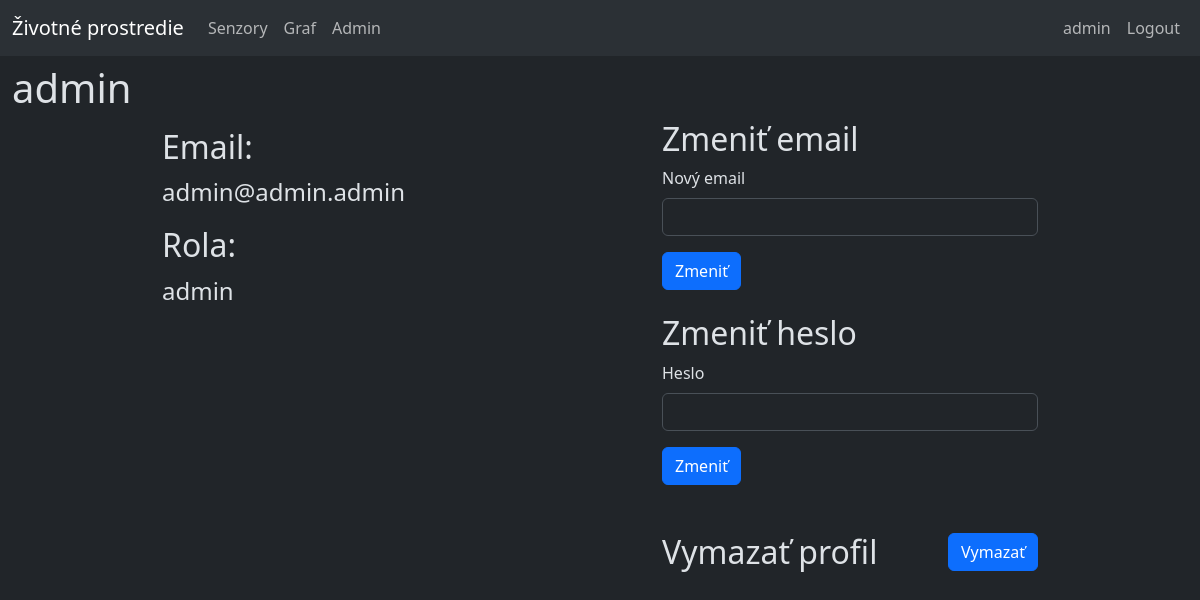
Page /user_info.php (signed in) on the committed database.
### tables this page shows
CREATE TABLE `users` (
  `id` int(10) NOT NULL,
  `meno` varchar(64) NOT NULL,
  `email` varchar(255) NOT NULL,
  `heslo` varchar(255) NOT NULL,
  `id_rola` int(5) NOT NULL
);

CREATE TABLE `role` (
  `id` int(5) NOT NULL,
  `nazov` varchar(20) NOT NULL
);

### functions.php (called while the page is built, shortened)
<?php
function role_check($conn) {
    if(isset($_SESSION["user_id"]) != "") {
        $role_id = $_SESSION["role_id"];
        $query = "SELECT * FROM role WHERE id = ".$role_id."";
        $result = mysqli_query($conn, $query);
        if (mysqli_num_rows($result) > 0)
        {
            while($row = mysqli_fetch_assoc($result))
            {
                $rola_user = $row["nazov"];
                return $rola_user;
            }
        }
    }
}
function get_name($user_id,$conn) {
    $query = "SELECT * FROM users WHERE id = ".$user_id."";
    $result = mysqli_query($conn, $query);
    if (mysqli_num_rows($result) > 0) {
        while($row = mysqli_fetch_assoc($result)) {
            return $row["meno"];
        }
    }
}

### user_info.php (the view, shortened to what this page needs)
<?php
    include("./connect.php");
    include("./functions.php");
    $query = "SELECT * FROM users WHERE id = ".$_SESSION["user_id"]."";
    $result = mysqli_query($conn,$query);
    if(mysqli_num_rows($result)> 0) {
        while($row = mysqli_fetch_assoc($result))
        {
            $meno = $row["meno"];
            $email = $row["email"];
        }
    }
?>
<!DOCTYPE html>
<html data-bs-theme="dark">
<head>
    <link href="https://cdn.jsdelivr.net/npm/bootstrap@5.3.3/dist/css/bootstrap.min.css" rel="stylesheet">
</head>
<body>
    <header><?php include_once("./header.php")?></header>
    <div class="container-xxl column-gap-3">
        <div class="row mt-2 d-flex justify-content-center">
            <h1><?php echo $meno;?></h1>
            <div class="col-5">
                <h2 class="my-2">Email: </h2> <?php echo "<p class=\"fs-4 mb-3\">$email</p>";?>
                <h2 class="">Rola: </h2> <?php echo "<p class=\"fs-4 mb-3\">$rola_user</p>"?>
            </div>
            <div class="col-4">
                <div class="row mb-4">
                    <h2>Zmeniť email</h2>
                    <form method="post" action="<?php echo htmlspecialchars($_SERVER["PHP_SELF"]); ?>">
                        <div class="mb-3">
                            <label for="email" class="form-label">Nový email</label>
                            <input type="email" class="form-control" id="email" name="email" aria-describedby="emailHelp" required>
                        </div>
                        <?php echo "<button type=\"submit\" class=\"btn btn-primary\" name=\"new_mail\" value=\"".$_SESSION["user_id"]."\">Zmeniť</button>"; ?>
                    </form>
                </div>
                <div class="row mb-5">
                    <h2>Zmeniť heslo</h2>
                    <form method="post" action="<?php echo htmlspecialchars($_SERVER["PHP_SELF"]); ?>">
                        <div class="mb-3">
                            <label for="heslo" class="form-label">Heslo</label>
                            <input type="password" class="form-control" id="heslo" name="heslo" required>
                        </div>
                        <?php echo "<button type=\"submit\" class=\"btn btn-primary\" name=\"new_password\" value=\"".$_SESSION["user_id"]."\">Zmeniť</button>"; ?>
                    </form>
                </div>
                <div class="row mb-4">
                    <div class="col-10">
                        <h2>Vymazať profil</h2>
                    </div>
                    <div class="col-2">
                        <form method="post" action="<?php echo htmlspecialchars($_SERVER["PHP_SELF"]); ?>">
                            <?php echo "<button type=\"submit\" class=\"btn btn-primary float-end\" name=\"del\" value=\"".$_SESSION["user_id"]."\">Vymazať</button>"; ?>
                        </form>
                    </div>
                </div>
            </div>
        </div>
    </div>
</body>
</html>

### header.php (shortened to what this page needs)
<nav class="navbar navbar-expand-lg bg-body-tertiary">
    <div class="container-fluid">
        <a class="navbar-brand" href="./">Životné prostredie</a>
        <?php
            $rola_user = role_check($conn);
            if(isset($_SESSION["user_id"]) == "") {
                    echo "
                    <div class=\"collapse navbar-collapse\" id=\"navbar_left\">
                        <ul class=\"navbar-nav\">
                            <li class=\"nav-item\">
                                <a class=\"nav-link\" href=\"./graf.php\">Grafy</a>
                            </li>
                        </ul>
                    </div>
                    <ul class=\"navbar-nav\">
                        <li class=\"nav-item\">
                            <a class=\"nav-link\" href=\"./login.php\">Login</a>
                        </li>
                        <li class=\"nav-item\">
                            <a class=\"nav-link\" href=\"./register.php\">Register</a>
                        </li>
                    </ul>
                ";
            }
            else if($rola_user == "admin") {
                echo "
                <div class=\"collapse navbar-collapse\" id=\"navbar_left\">
                    <ul class=\"navbar-nav\">
                        <li class=\"nav-item\">
                            <a class=\"nav-link\" href=\"./senzor_info.php\">Senzory</a>
                        </li>
                        <li class=\"nav-item\">
                            <a class=\"nav-link\" href=\"./graf.php\">Graf</a>
                        </li>
                        <li class=\"nav-item\">
                            <a class=\"nav-link\" href=\"./admin.php\">Admin</a>
                        </li>
                    </ul>
                </div>
                <div class=\"collapse navbar-collapse justify-content-end\" id=\"navbarNav\">
                    <ul class=\"navbar-nav\">
                        <li class=\"nav-item\">
                            <a class=\"nav-link\" href=\"./user_info.php\">".get_name($_SESSION["user_id"],$conn)."</a>
                        </li>
                        <li class=\"nav-item\">
                            <a class=\"nav-link\" href=\"./logout.php\">Logout</a>
                        </li>
                    </ul>
                </div>
                ";
            }
        ?>
    </div>
</nav>

### rows in the picture
users: meno "admin", email "admin@admin.admin"
role: nazov "admin"
